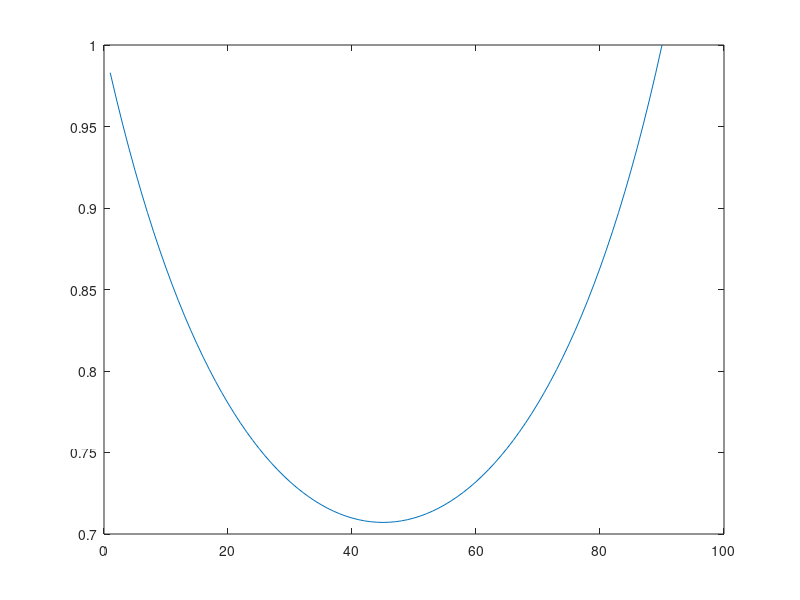

This chart was generated by the following MATLAB code:
clear variables
close all

A = 1;

fArr = [0.1:0.1:5];
fArr = 1
theta = [0:1:90]*(pi/180);
for fi = 1:length(fArr)

    f = fArr(fi);
%     L_ave(fi,:) = f*A./(f*cos(theta)+sin(theta))
    L_ave(fi,:) = f*A./(sin(theta).*(f*cot(theta)+1));
    
end

plot(theta*180/pi,L_ave)
return
%%
close all
X = meshgrid(theta);
% size(X)
Y = meshgrid(fArr);
% size(Y)
% L_ave
% size(L_ave)
surf(theta*(180/pi),fArr,L_ave)




% theta = [90:0.05:180]*(pi/180)
% L_ave = -A./(cos(theta)-sin(theta))
% 
% hold on
% plot(theta*(180/pi),1./L_ave)
